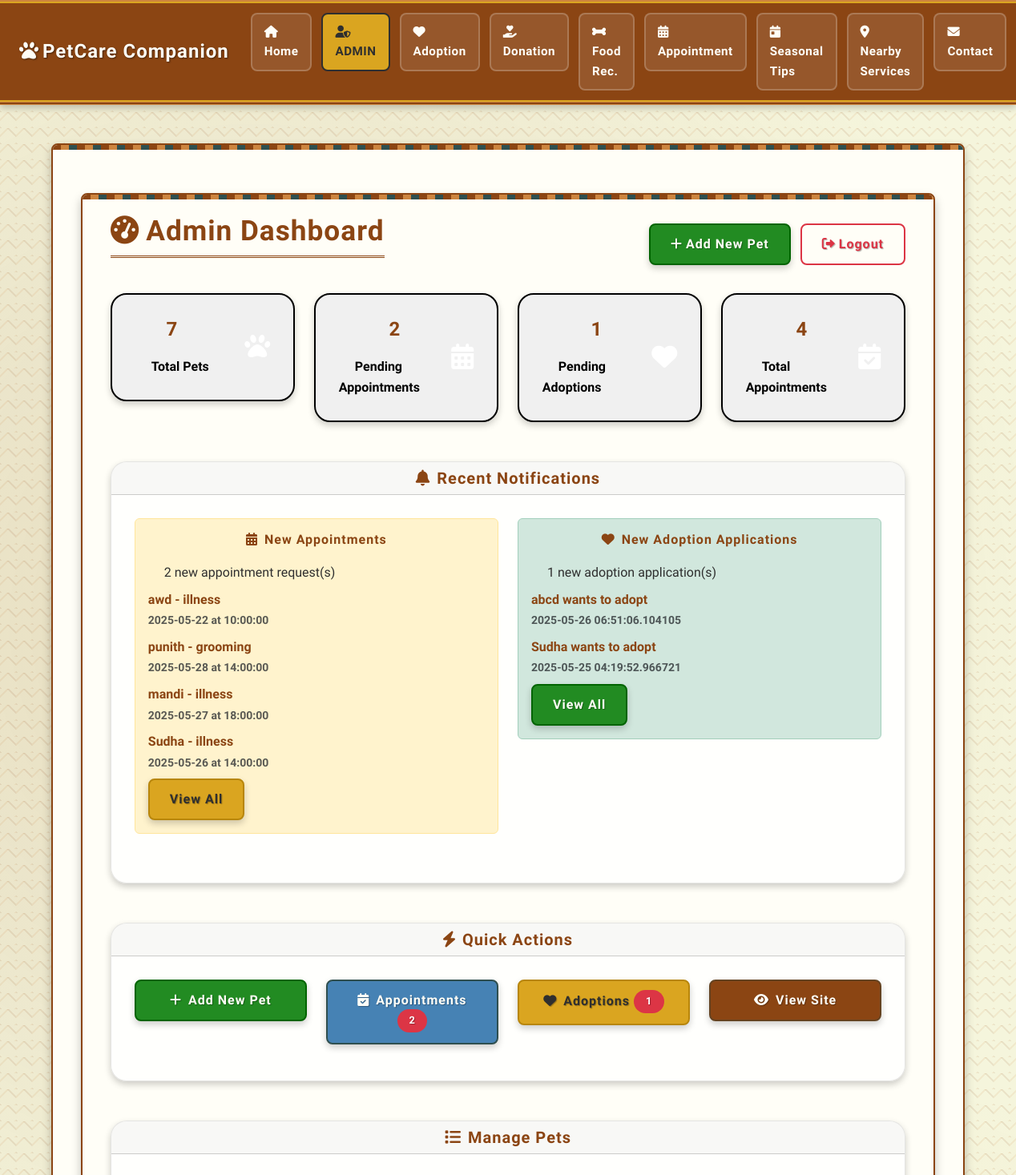
The app's page /admin/dashboard (signed in, upper part), older data.
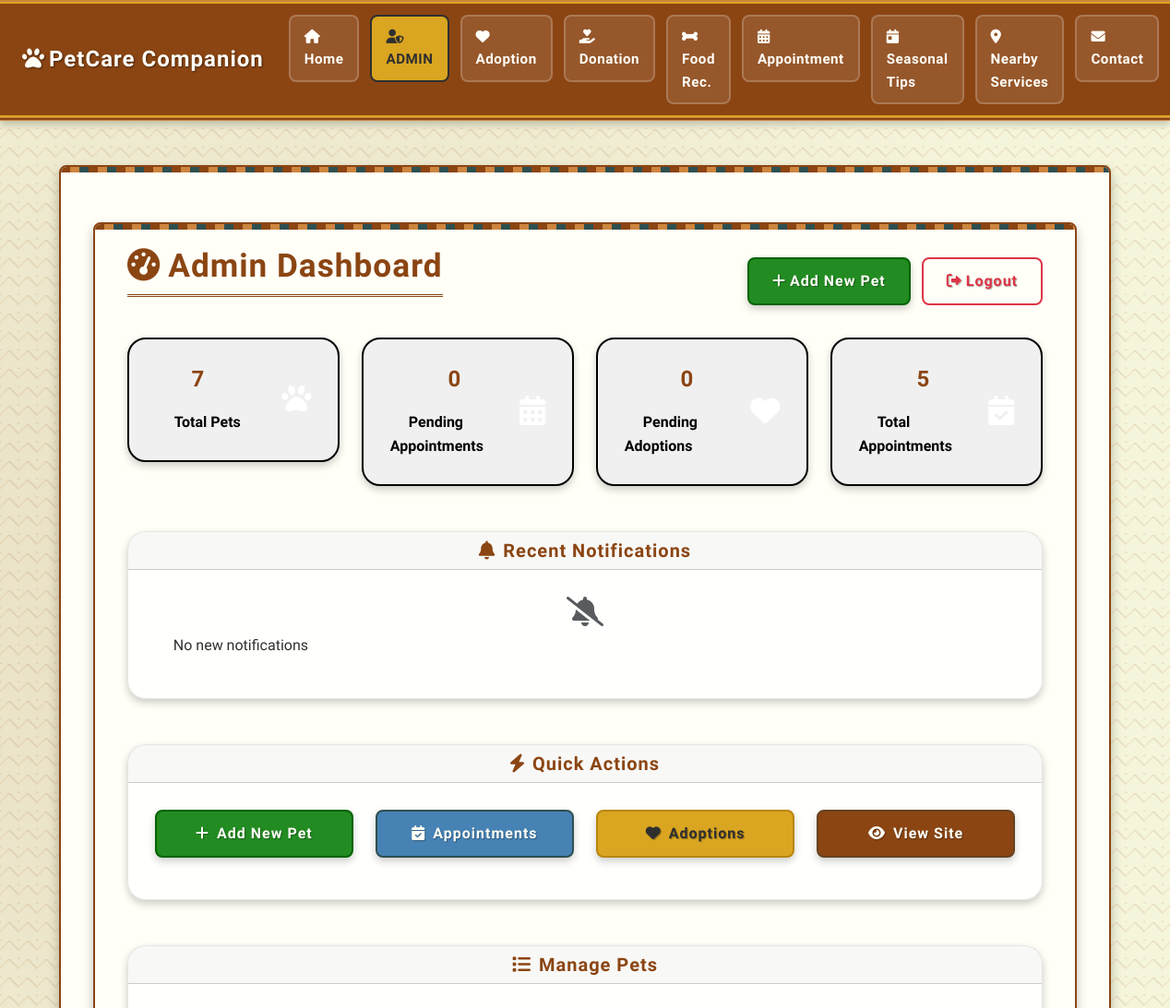
The same page, newer data.
### app.py (models this page shows, shortened)
class Appointment(db.Model):
    __tablename__ = 'appointments'
    id = db.Column(db.Integer, primary_key=True)
    owner_name = db.Column(db.String(100), nullable=False)
    email = db.Column(db.String(120), nullable=False)
    phone = db.Column(db.String(20), nullable=False)
    pet_name = db.Column(db.String(100), nullable=False)
    pet_type = db.Column(db.String(50), nullable=False)
    pet_age = db.Column(db.String(50), nullable=False)
    age_unit = db.Column(db.String(20), nullable=False)
    appointment_type = db.Column(db.String(100), nullable=False)
    appointment_date = db.Column(db.Date, nullable=False)
    appointment_time = db.Column(db.Time, nullable=False)
    notes = db.Column(db.Text)
    status = db.Column(db.String(50), default='pending')  # pending, confirmed, completed, cancelled
    created_at = db.Column(db.DateTime, default=datetime.utcnow)
    updated_at = db.Column(db.DateTime, default=datetime.utcnow, onupdate=datetime.utcnow)

class AdoptionApplication(db.Model):
    __tablename__ = 'adoption_applications'
    id = db.Column(db.Integer, primary_key=True)
    pet_id = db.Column(db.Integer, db.ForeignKey('pets.id'), nullable=False)
    applicant_name = db.Column(db.String(100), nullable=False)
    email = db.Column(db.String(120), nullable=False)
    phone = db.Column(db.String(20), nullable=False)
    address = db.Column(db.Text, nullable=False)
    experience_with_pets = db.Column(db.Text)
    living_situation = db.Column(db.String(200))
    application_status = db.Column(db.String(50), default='pending')  # pending, approved, rejected
    application_date = db.Column(db.DateTime, default=datetime.utcnow)
    notes = db.Column(db.Text)
    pet = db.relationship('Pet', backref=db.backref('applications', lazy=True))

### app.py (the view)
@app.route('/admin/dashboard')
def admin_dashboard():
    if not session.get('admin_logged_in'):
        flash('Please log in to access admin panel!', 'error')
        return redirect(url_for('admin_login'))
    pets = Pet.query.all()
    pets_dict = [pet.to_dict() for pet in pets]
    try:
        total_appointments = Appointment.query.count()
        pending_appointments = Appointment.query.filter_by(status='pending').count()
        recent_appointments = Appointment.query.order_by(Appointment.created_at.desc()).limit(5).all()
    except Exception as e:
        total_appointments = 0
        pending_appointments = 0
        recent_appointments = []
    try:
        total_adoptions = AdoptionApplication.query.count()
        pending_adoptions = AdoptionApplication.query.filter_by(application_status='pending').count()
        recent_adoptions = AdoptionApplication.query.order_by(AdoptionApplication.application_date.desc()).limit(5).all()
    except Exception as e:
        total_adoptions = 0
        pending_adoptions = 0
        recent_adoptions = []
    return render_template('admin/dashboard.html',
                         pets=pets_dict,
                         total_appointments=total_appointments,
                         pending_appointments=pending_appointments,
                         total_adoptions=total_adoptions,
                         pending_adoptions=pending_adoptions,
                         unread_appointments=pending_appointments,
                         unread_adoptions=pending_adoptions,
                         recent_appointments=recent_appointments,
                         recent_adoptions=recent_adoptions)

### app.py (called while the page is built)
    def to_dict(self):
        return {
            'id': self.id,
            'name': self.name,
            'type': self.type,
            'breed': self.breed,
            'age': self.age,
            'gender': self.gender,
            'size': self.size,
            'color': self.color,
            'description': self.description,
            'health_status': self.health_status,
            'vaccination_status': self.vaccination_status,
            'spayed_neutered': self.spayed_neutered,
            'special_needs': self.special_needs,
            'adoption_fee': self.adoption_fee,
            'contact_info': self.contact_info,
            'location': self.location,
            'image': self.image,
            'status': self.status,
            'date_added': self.date_added.strftime('%Y-%m-%d') if self.date_added else None
        }

### templates/admin/dashboard.html (shortened to what the changed rows need)
{% extends "base.html" %}
{% block content %}
<div class="container py-4">
    <div class="d-flex justify-content-between align-items-center mb-4">
        <h1><i class="fas fa-tachometer-alt me-2"></i>Admin Dashboard</h1>
    </div>
    <div class="row mb-4">
        <div class="col-md-3">
            <div class="card bg-warning text-white">
                <div class="card-body">
                    <div class="d-flex justify-content-between">
                        <div>
                            <h4>{{ pending_appointments or 0 }}</h4>
                            <p class="mb-0">Pending Appointments</p>
                        </div>
                    </div>
                </div>
            </div>
        </div>
        <div class="col-md-3">
            <div class="card bg-success text-white">
                <div class="card-body">
                    <div class="d-flex justify-content-between">
                        <div>
                            <h4>{{ pending_adoptions or 0 }}</h4>
                            <p class="mb-0">Pending Adoptions</p>
                        </div>
                    </div>
                </div>
            </div>
        </div>
        <div class="col-md-3">
            <div class="card bg-info text-white">
                <div class="card-body">
                    <div class="d-flex justify-content-between">
                        <div>
                            <h4>{{ total_appointments or 0 }}</h4>
                            <p class="mb-0">Total Appointments</p>
                        </div>
                    </div>
                </div>
            </div>
        </div>
    </div>
    <div class="row mb-4">
        <div class="col-12">
            <div class="card">
                <div class="card-body">
                    {% if unread_appointments > 0 or unread_adoptions > 0 %}
                        <div class="row">
                            {% if unread_appointments > 0 %}
                            <div class="col-md-6 mb-3">
                                <div class="alert alert-warning">
                                    <h6><i class="fas fa-calendar-alt me-2"></i>New Appointments</h6>
                                    <p class="mb-2">{{ unread_appointments }} new appointment request(s)</p>
                                    {% for appointment in recent_appointments %}
                                    <div class="notification-item mb-2">
                                        <a href="{{ url_for('admin_appointment_details', appointment_id=appointment.id) }}" class="text-decoration-none">
                                            <strong>{{ appointment.owner_name }}</strong> - {{ appointment.appointment_type }}<br>
                                            <small class="text-muted">{{ appointment.appointment_date }} at {{ appointment.appointment_time }}</small>
                                        </a>
                                    </div>
                                    {% endfor %}
                                    <a href="{{ url_for('admin_appointments') }}" class="btn btn-sm btn-warning">View All</a>
                                </div>
                            </div>
                            {% endif %}
                            {% if unread_adoptions > 0 %}
                            <div class="col-md-6 mb-3">
                                <div class="alert alert-success">
                                    <h6><i class="fas fa-heart me-2"></i>New Adoption Applications</h6>
                                    <p class="mb-2">{{ unread_adoptions }} new adoption application(s)</p>
                                    {% for adoption in recent_adoptions %}
                                    <div class="notification-item mb-2">
                                        <a href="{{ url_for('admin_adoption_details', adoption_id=adoption.id) }}" class="text-decoration-none">
                                            <strong>{{ adoption.applicant_name }}</strong> wants to adopt <strong>{{ adoption.pet_name }}</strong><br>
                                            <small class="text-muted">{{ adoption.application_date }}</small>
                                        </a>
                                    </div>
                                    {% endfor %}
                                    <a href="{{ url_for('admin_adoptions') }}" class="btn btn-sm btn-success">View All</a>
                                </div>
                            </div>
                            {% endif %}
                        </div>
                    {% else %}
                        <div class="text-center text-muted">
                            <i class="fas fa-bell-slash fa-2x mb-2"></i>
                            <p>No new notifications</p>
                        </div>
                    {% endif %}
                </div>
            </div>
        </div>
    </div>
    <div class="row mb-4">
        <div class="col-12">
            <div class="card">
                <div class="card-body">
                    <div class="row">
                        <div class="col-md-3 mb-3">
                            <a href="{{ url_for('admin_appointments') }}" class="btn btn-info w-100">
                                <i class="fas fa-calendar-check me-2"></i>Appointments
                                {% if unread_appointments > 0 %}
                                <span class="badge bg-danger">{{ unread_appointments }}</span>
                                {% endif %}
                            </a>
                        </div>
                        <div class="col-md-3 mb-3">
                            <a href="{{ url_for('admin_adoptions') }}" class="btn btn-warning w-100">
                                <i class="fas fa-heart me-2"></i>Adoptions
                                {% if unread_adoptions > 0 %}
                                <span class="badge bg-danger">{{ unread_adoptions }}</span>
                                {% endif %}
                            </a>
                        </div>
                    </div>
                </div>
            </div>
        </div>
    </div>
</div>
{% endblock %}

Row changes from the older to the newer data that the page shows:
no longer on this page (row edited): Appointment: owner_name "awd", appointment_type "illness", appointment_date "2025-05-22", appointment_time "10:00:00"
no longer on this page (row edited): Appointment: owner_name "punith", appointment_type "grooming", appointment_date "2025-05-28", appointment_time "14:00:00"
no longer on this page (row edited): Appointment: owner_name "mandi", appointment_type "illness", appointment_date "2025-05-27", appointment_time "18:00:00"
no longer on this page (row edited): Appointment: owner_name "Sudha", appointment_type "illness", appointment_date "2025-05-26", appointment_time "14:00:00"
no longer on this page (row edited): AdoptionApplication: applicant_name "abcd", application_date "2025-05-26 06:51:06.104105"
no longer on this page (row unchanged): AdoptionApplication: applicant_name "Sudha", application_date "2025-05-25 04:19:52.966721"
Text that changed along with them:
{{ pending_appointments or 0 }}: "2" → "0"
{{ pending_adoptions or 0 }}: "1" → "0"
{{ total_appointments or 0 }}: "4" → "5"
{{ unread_appointments }}: "2" → (not shown)
{{ unread_adoptions }}: "1" → (not shown)
text no longer shown: "New Appointments new appointment request(s) View All New Adoption Applications new adoption application(s) View All"
text now shown: "No new notifications"
